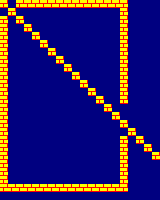

The image is a tile-based game level rendered from a .tmx file. Its description and complete source (layers, tilesets, objects, tile grids) follow:
An orthogonal 20x25 tile map with 8x8 px tiles, 1 tile layer (Capa de patrones 1).

<map version="1.8" tiledversion="1.8.2" orientation="orthogonal" renderorder="right-down" width="20" height="25" tilewidth="8" tileheight="8" infinite="0" nextlayerid="2" nextobjectid="1">
 <tileset firstgid="1" source="tileset_32x8.tsx" />
 <layer id="1" name="Capa de patrones 1" width="20" height="25">
  <data encoding="csv">
2,1,2,2,2,2,2,2,2,2,2,2,2,2,2,2,1,1,1,1,
1,2,1,1,1,1,1,1,1,1,1,1,1,1,1,2,1,1,1,1,
2,1,2,1,1,1,1,1,1,1,1,1,1,1,1,2,1,1,1,1,
2,1,1,2,1,1,1,1,1,1,1,1,1,1,1,2,1,1,1,1,
2,1,1,1,2,1,1,1,1,1,1,1,1,1,1,2,1,1,1,1,
2,1,1,1,1,2,1,1,1,1,1,1,1,1,1,2,1,1,1,1,
2,1,1,1,1,1,2,1,1,1,1,1,1,1,1,2,1,1,1,1,
2,1,1,1,1,1,1,2,1,1,1,1,1,1,1,2,1,1,1,1,
2,1,1,1,1,1,1,1,2,1,1,1,1,1,1,2,1,1,1,1,
2,1,1,1,1,1,1,1,1,2,1,1,1,1,1,2,1,1,1,1,
2,1,1,1,1,1,1,1,1,1,2,1,1,1,1,2,1,1,1,1,
2,1,1,1,1,1,1,1,1,1,1,2,1,1,1,2,1,1,1,1,
2,1,1,1,1,1,1,1,1,1,1,1,2,1,1,2,1,1,1,1,
2,1,1,1,1,1,1,1,1,1,1,1,1,2,1,1,1,1,1,1,
2,1,1,1,1,1,1,1,1,1,1,1,1,1,2,1,1,1,1,1,
2,1,1,1,1,1,1,1,1,1,1,1,1,1,1,2,1,1,1,1,
2,1,1,1,1,1,1,1,1,1,1,1,1,1,1,1,2,1,1,1,
2,1,1,1,1,1,1,1,1,1,1,1,1,1,1,2,1,2,1,1,
2,1,1,1,1,1,1,1,1,1,1,1,1,1,1,2,1,1,2,1,
2,1,1,1,1,1,1,1,1,1,1,1,1,1,1,2,1,1,1,2,
2,1,1,1,1,1,1,1,1,1,1,1,1,1,1,2,1,1,1,1,
2,1,1,1,1,1,1,1,1,1,1,1,1,1,1,2,1,1,1,1,
2,1,1,1,1,1,1,1,1,1,1,1,1,1,1,2,1,1,1,1,
2,2,2,2,2,2,2,2,2,2,2,2,2,2,2,2,1,1,1,1,
1,1,1,1,1,1,1,1,1,1,1,1,1,1,1,1,1,1,1,1
</data>
 </layer>
</map>
